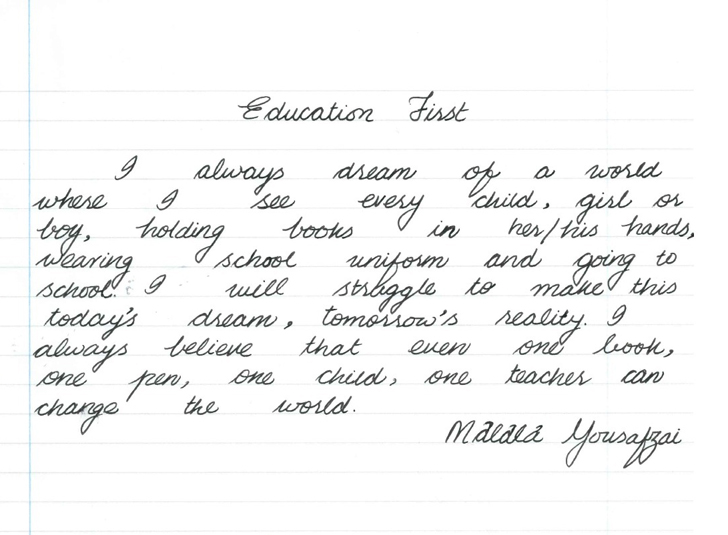
#> input picture vd1.jpg, 728 x 535 px, found by its file name
$ python LineSegment.py
#> lines starting #> are read from the running program, lines starting #| are printed output that depends on the picture; after the words box and inside, x2 and y2 are one past the last pixel; in counts of white or black regions, pixels touching at a corner belong together
import cv2
import numpy as np
import  matplotlib.pyplot as plt
#import image
img_path = r"D:\Desktop\PBE\vd1.jpg"
img  = cv2.imread(img_path)
#> img is the input picture: shape (535, 728, 3); mean B, G, R 244.5, 244.5, 244.1
gray = cv2.cvtColor(img,cv2.COLOR_BGR2GRAY)

medBlur = cv2.medianBlur(gray, 5)
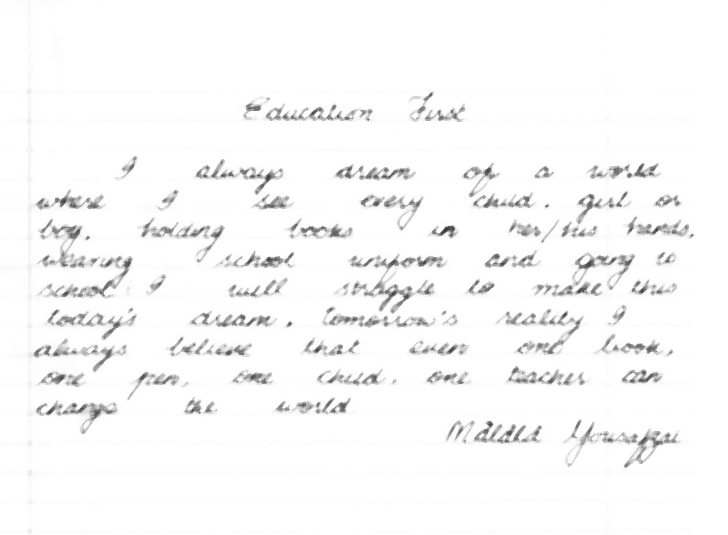
#> medBlur: shape (535, 728); min 57, max 255, mean 248.2
gauBlur = cv2.GaussianBlur(medBlur, (5,5), 10)
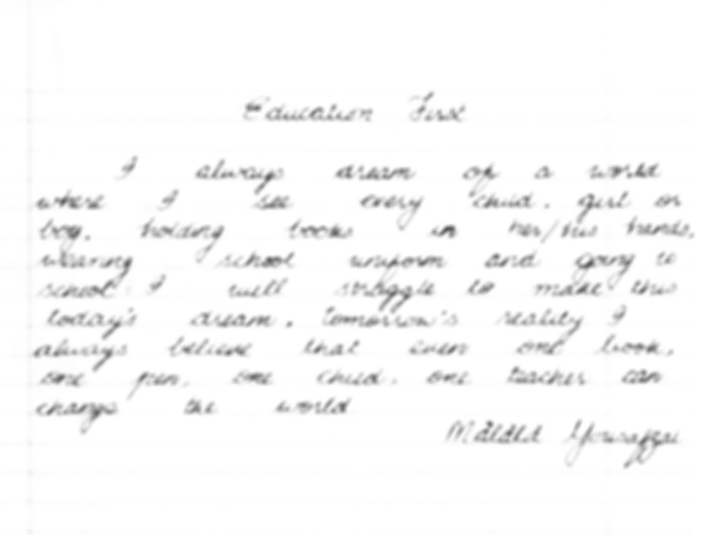
#> gauBlur: shape (535, 728); min 85, max 255, mean 248.2


kernel = cv2.getStructuringElement(cv2.MORPH_RECT, (2,2))
erode = cv2.erode(gray, kernel, iterations=1)
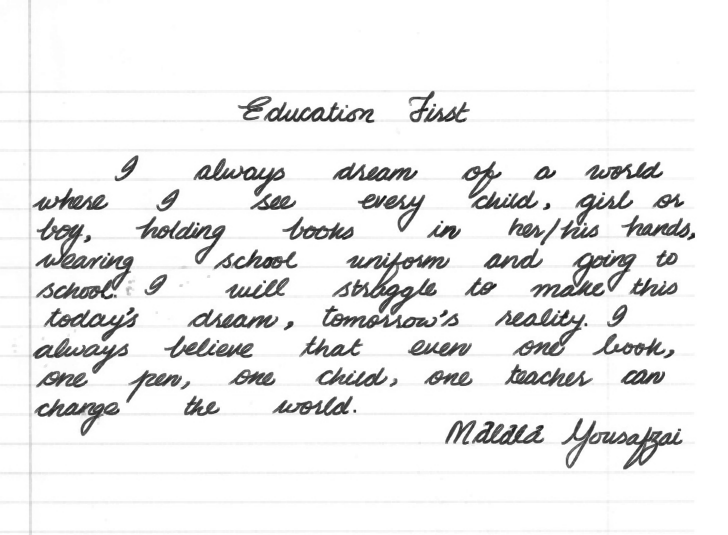
#> erode: shape (535, 728); min 29, max 255, mean 237.3

th, threshed = cv2.threshold(gray, 0, 255, cv2.THRESH_BINARY + cv2.THRESH_OTSU)
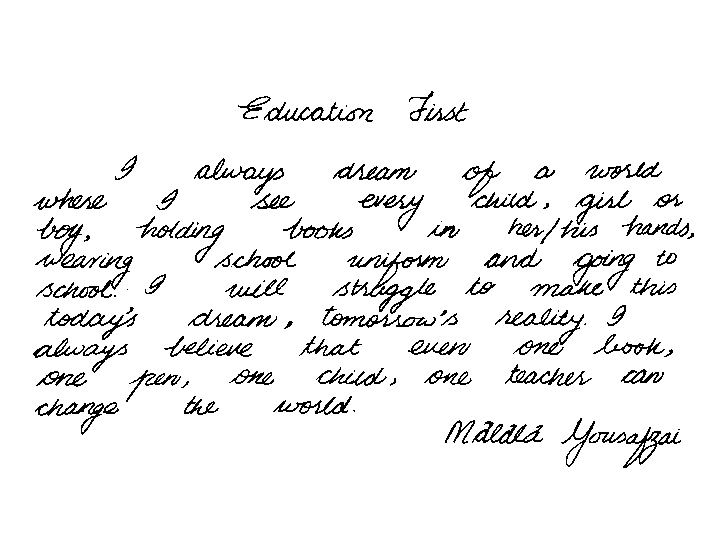
#> threshed: shape (535, 728); 94.2% white; black in thin lines or dots, all inside (x1, y1, x2, y2) = (33, 91, 694, 468)
#> th = 179

binar = cv2.bitwise_not(gray)
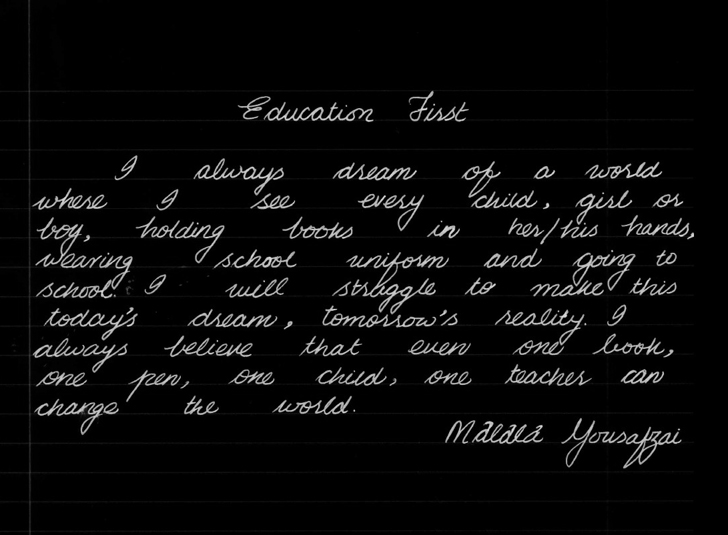
#> binar: shape (535, 728); min 0, max 226, mean 10.6

(h, w) = binar.shape[:2]
#> h = 535; w = 728

sumCols = []
for j in range(h):
	col = binar[0:w, j:j+1]
	sumCols.append(np.sum(col))
#> after the loop, sumCols = 535 values, max 18683 at index 29, min 452 at index 3, mean 5810.6

#print(sumCols)

for i in range(0, len(sumCols)):
	if sumCols[i] > 5000:
		cv2.line(img, (0, i), (w, i), (255, 0, 255), 1)
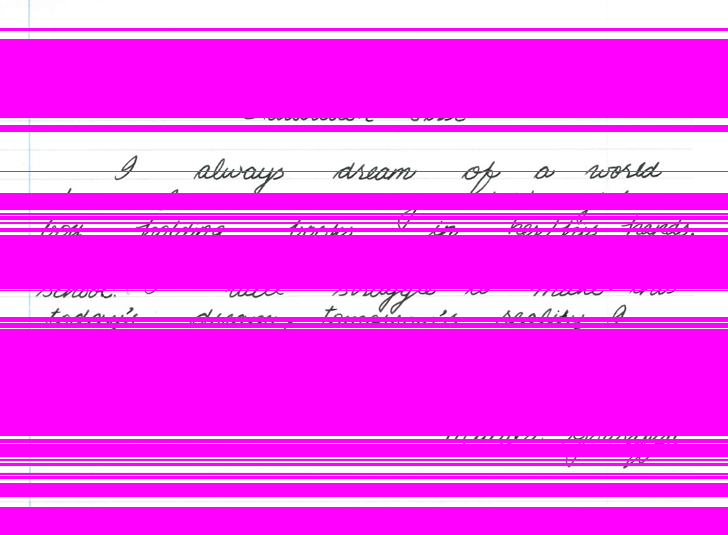
#> img: shape (535, 728, 3); mean B, G, R 252.3, 80.7, 252.2


cv2.imshow('marked areas', img)
cv2.waitKey(0)

$ run again, with vd2.jpg copied over vd1.jpg
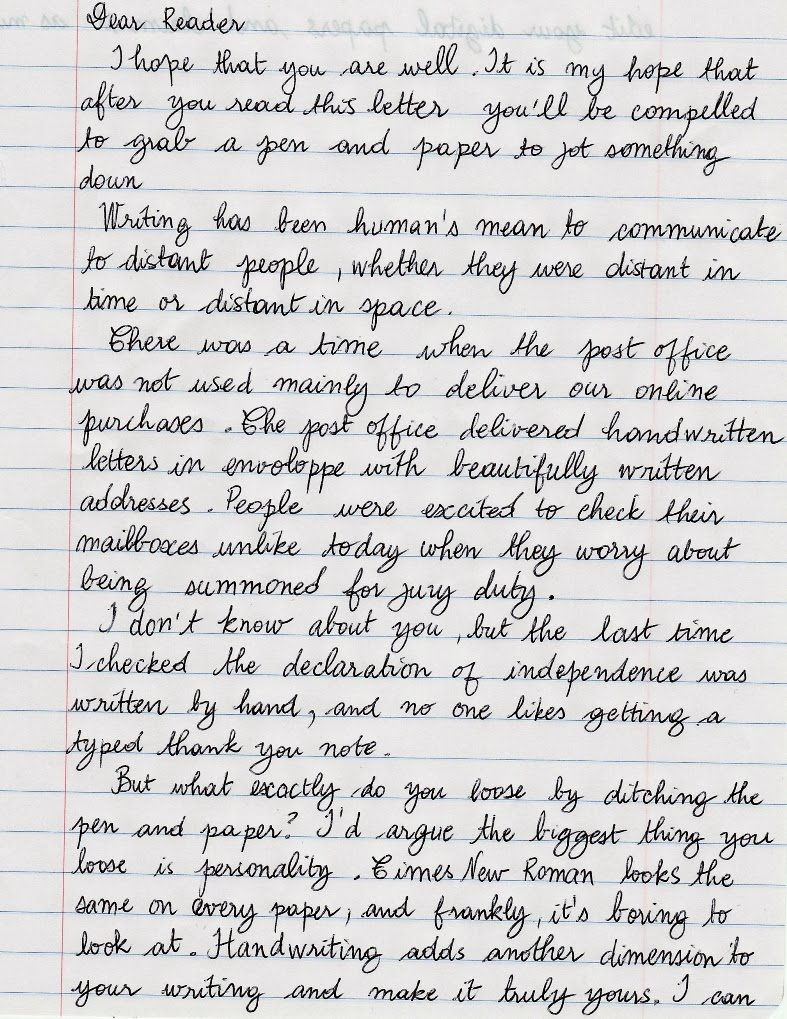
#> input picture vd2.jpg, 787 x 1019 px, found by its file name
#> img is the input picture: shape (1019, 787, 3); mean B, G, R 211.3, 210.1, 211
#> `th, threshed = cv2.threshold(gray, 0, 255, cv2.THRESH_BINARY + cv2.THR..`:
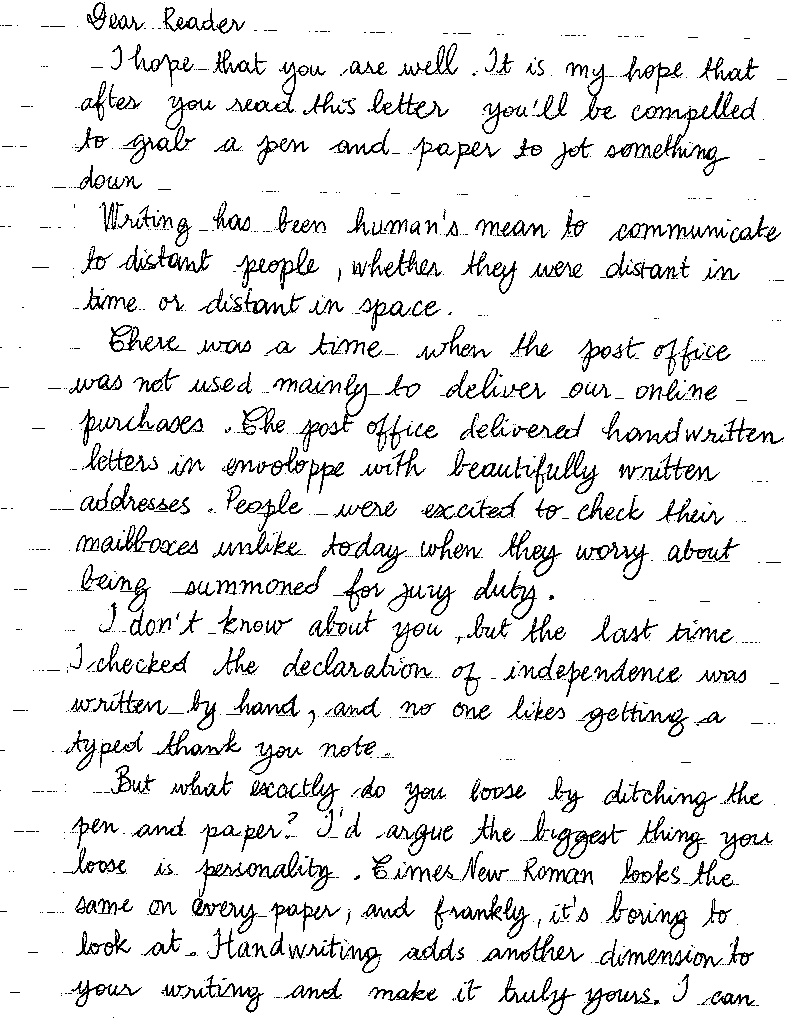
#> threshed: shape (1019, 787); 91% white; black in thin lines or dots
#> th = 137
#> after the loop `for j in range(h):`: sumCols = 1019 values, max 50788 at index 247, min 0 at index 787, mean 26346.4
#> after the loop `for i in range(0, len(sumCols)):`:
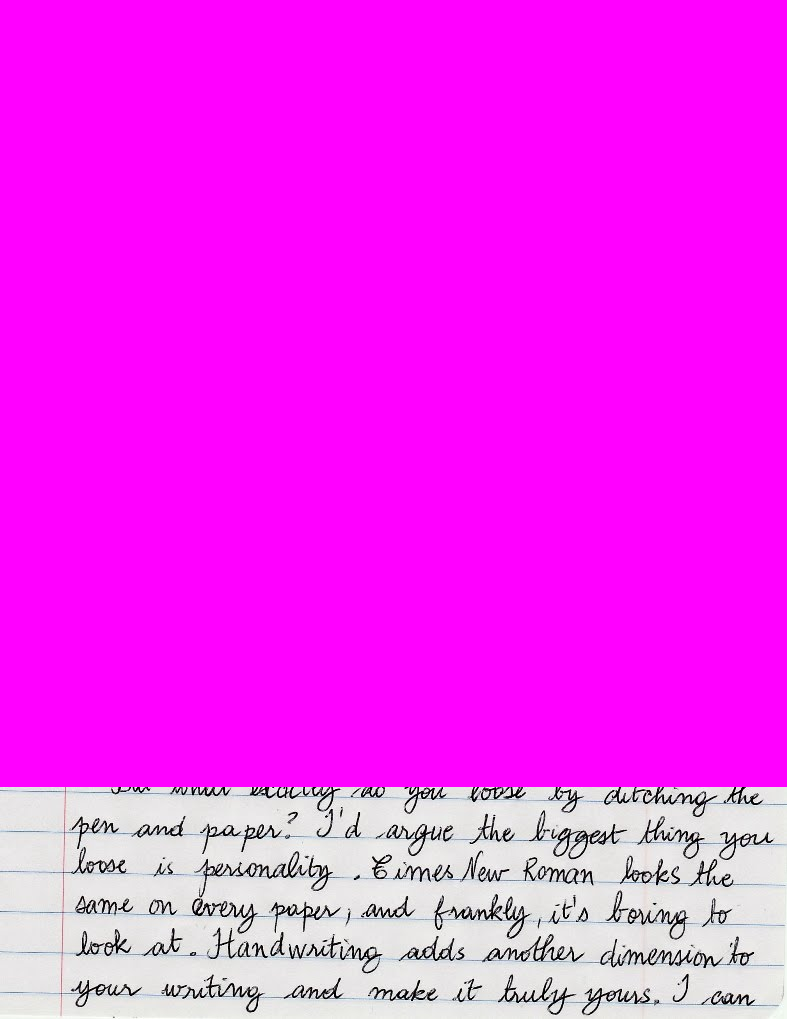
#> img: shape (1019, 787, 3); mean B, G, R 244.2, 47, 244.1

$ run again, with vd3.jpg copied over vd1.jpg
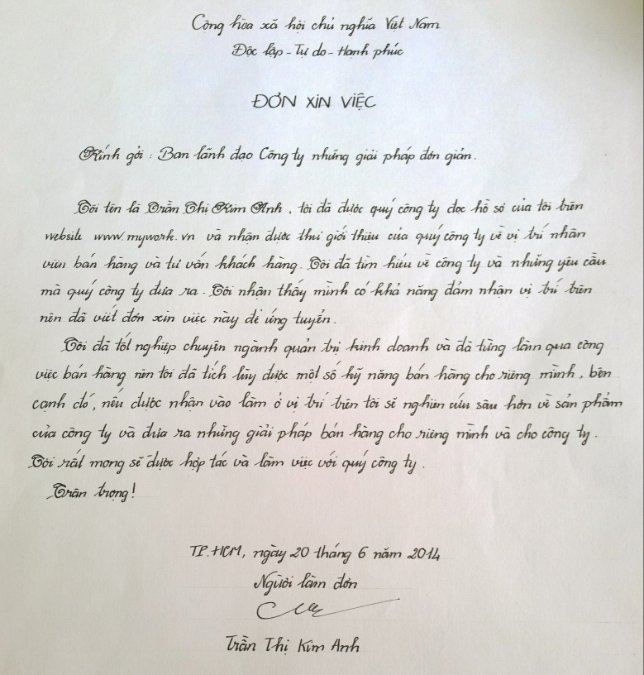
#> input picture vd3.jpg, 644 x 675 px, found by its file name
#> img is the input picture: shape (675, 644, 3); mean B, G, R 209.8, 212.9, 214.6
#> `th, threshed = cv2.threshold(gray, 0, 255, cv2.THRESH_BINARY + cv2.THR..`:
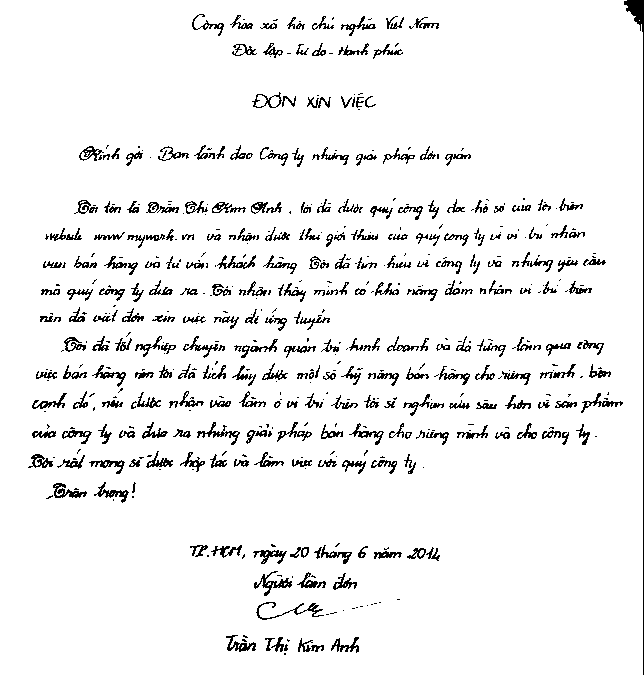
#> threshed: shape (675, 644); 94.1% white; black in thin lines or dots
#> th = 171
#> after the loop `for j in range(h):`: sumCols = 675 values, max 82301 at index 643, min 0 at index 644, mean 25342.6
#> after the loop `for i in range(0, len(sumCols)):`:
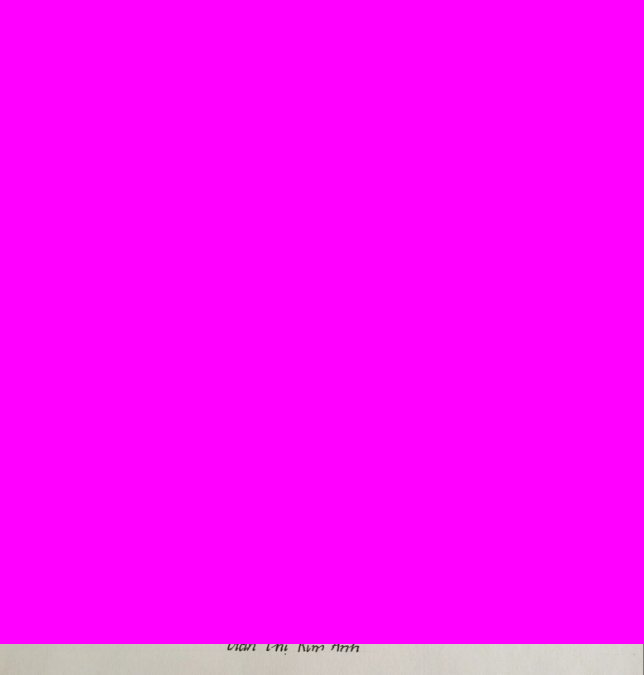
#> img: shape (675, 644, 3); mean B, G, R 252, 9.1, 252.6
